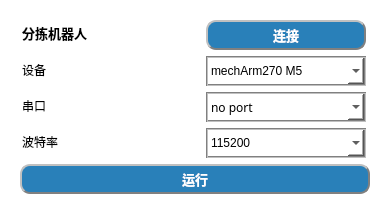
   <widget class="QFrame" name="frame_4">
    <property name="geometry">
     <rect>
      <x>20</x>
      <y>490</y>
      <width>391</width>
      <height>221</height>
     </rect>
    </property>
    <property name="autoFillBackground">
     <bool>false</bool>
    </property>
    <property name="styleSheet">
     <string notr="true">background-color: rgb(255, 255, 255);
border-style:outset;
border-radius:10px;</string>
    </property>
    <property name="frameShape">
     <enum>QFrame::StyledPanel</enum>
    </property>
    <property name="frameShadow">
     <enum>QFrame::Raised</enum>
    </property>
    <widget class="QWidget" name="formLayoutWidget_3">
     <property name="geometry">
      <rect>
       <x>20</x>
       <y>20</y>
       <width>351</width>
       <height>183</height>
      </rect>
     </property>
     <layout class="QFormLayout" name="formLayout_6">
      <item row="0" column="0">
       <widget class="QLineEdit" name="lineEdit_7">
        <property name="minimumSize">
         <size>
          <width>180</width>
          <height>30</height>
         </size>
        </property>
        <property name="maximumSize">
         <size>
          <width>150</width>
          <height>30</height>
         </size>
        </property>
        <property name="font">
         <font>
          <family>微软雅黑</family>
          <pointsize>10</pointsize>
          <weight>75</weight>
          <italic>false</italic>
          <bold>true</bold>
          <kerning>false</kerning>
         </font>
        </property>
        <property name="styleSheet">
         <string notr="true">color: rgb(0, 0, 0);</string>
        </property>
        <property name="text">
         <string notr="true">分拣机器人</string>
        </property>
        <property name="maxLength">
         <number>80</number>
        </property>
        <property name="frame">
         <bool>false</bool>
        </property>
        <property name="dragEnabled">
         <bool>false</bool>
        </property>
        <property name="readOnly">
         <bool>true</bool>
        </property>
       </widget>
      </item>
      <item row="0" column="1">
       <widget class="QPushButton" name="pushButton_R2Connect">
        <property name="minimumSize">
         <size>
          <width>160</width>
          <height>30</height>
         </size>
        </property>
        <property name="maximumSize">
         <size>
          <width>160</width>
          <height>30</height>
         </size>
        </property>
        <property name="font">
         <font>
          <family>微软雅黑</family>
          <pointsize>10</pointsize>
          <weight>75</weight>
          <bold>true</bold>
         </font>
        </property>
        <property name="cursor">
         <cursorShape>PointingHandCursor</cursorShape>
        </property>
        <property name="layoutDirection">
         <enum>Qt::RightToLeft</enum>
        </property>
        <property name="autoFillBackground">
         <bool>false</bool>
        </property>
        <property name="styleSheet">
         <string notr="true">background-color:rgb(41, 128, 185);
color: rgb(255, 255, 255);
border-radius:10px;
border:2px groove gray;
border-style:outset;</string>
        </property>
        <property name="text">
         <string>连接</string>
        </property>
        <property name="iconSize">
         <size>
          <width>40</width>
          <height>30</height>
         </size>
        </property>
        <property name="autoDefault">
         <bool>false</bool>
        </property>
        <property name="flat">
         <bool>false</bool>
        </property>
       </widget>
      </item>
      <item row="1" column="0">
       <widget class="QLineEdit" name="lineEdit_9">
        <property name="minimumSize">
         <size>
          <width>160</width>
          <height>30</height>
         </size>
        </property>
        <property name="maximumSize">
         <size>
          <width>160</width>
          <height>30</height>
         </size>
        </property>
        <property name="font">
         <font>
          <family>宋体</family>
          <pointsize>9</pointsize>
          <weight>50</weight>
          <bold>false</bold>
         </font>
        </property>
        <property name="styleSheet">
         <string notr="true">color: rgb(0, 0, 0);</string>
        </property>
        <property name="text">
         <string>设备</string>
        </property>
        <property name="frame">
         <bool>false</bool>
        </property>
        <property name="readOnly">
         <bool>true</bool>
        </property>
       </widget>
      </item>
      <item row="1" column="1">
       <widget class="QComboBox" name="comboBox_R2device">
        <property name="enabled">
         <bool>true</bool>
        </property>
        <property name="minimumSize">
         <size>
          <width>150</width>
          <height>30</height>
         </size>
        </property>
        <property name="maximumSize">
         <size>
          <width>160</width>
          <height>30</height>
         </size>
        </property>
        <property name="baseSize">
         <size>
          <width>170</width>
          <height>20</height>
         </size>
        </property>
        <property name="layoutDirection">
         <enum>Qt::LeftToRight</enum>
        </property>
        <property name="styleSheet">
         <string notr="true">color: rgb(0, 0, 0);
border-style:inset;
border:2px groove gray;
border-radius:0px;</string>
        </property>
        <item>
         <property name="text">
          <string>mechArm270 M5</string>
         </property>
        </item>
       </widget>
      </item>
      <item row="2" column="0">
       <widget class="QLineEdit" name="lineEdit_8">
        <property name="minimumSize">
         <size>
          <width>160</width>
          <height>30</height>
         </size>
        </property>
        <property name="maximumSize">
         <size>
          <width>160</width>
          <height>30</height>
         </size>
        </property>
        <property name="font">
         <font>
          <family>宋体</family>
          <pointsize>9</pointsize>
          <weight>50</weight>
          <bold>false</bold>
         </font>
        </property>
        <property name="styleSheet">
         <string notr="true">color: rgb(0, 0, 0);</string>
        </property>
        <property name="text">
         <string>串口</string>
        </property>
        <property name="frame">
         <bool>false</bool>
        </property>
        <property name="readOnly">
         <bool>true</bool>
        </property>
       </widget>
      </item>
      <item row="3" column="0">
       <widget class="QLineEdit" name="lineEdit_10">
        <property name="minimumSize">
         <size>
          <width>160</width>
          <height>30</height>
         </size>
        </property>
        <property name="maximumSize">
         <size>
          <width>160</width>
          <height>30</height>
         </size>
        </property>
        <property name="font">
         <font>
          <family>宋体</family>
          <pointsize>9</pointsize>
          <weight>50</weight>
          <bold>false</bold>
         </font>
        </property>
        <property name="styleSheet">
         <string notr="true">color: rgb(0, 0, 0);</string>
        </property>
        <property name="text">
         <string>波特率</string>
        </property>
        <property name="frame">
         <bool>false</bool>
        </property>
        <property name="readOnly">
         <bool>true</bool>
        </property>
       </widget>
      </item>
      <item row="3" column="1">
       <widget class="QComboBox" name="comboBox_R2baud">
        <property name="minimumSize">
         <size>
          <width>150</width>
          <height>30</height>
         </size>
        </property>
        <property name="maximumSize">
         <size>
          <width>160</width>
          <height>30</height>
         </size>
        </property>
        <property name="styleSheet">
         <string notr="true">color: rgb(0, 0, 0);
border-style:inset;
border:2px groove gray;
border-radius:0px;</string>
        </property>
        <item>
         <property name="text">
          <string>115200</string>
         </property>
        </item>
        <item>
         <property name="text">
          <string>1000000</string>
         </property>
        </item>
       </widget>
      </item>
      <item row="4" column="0" colspan="2">
       <widget class="QPushButton" name="pushButton_R2run">
        <property name="minimumSize">
         <size>
          <width>310</width>
          <height>30</height>
         </size>
        </property>
        <property name="maximumSize">
         <size>
          <width>350</width>
          <height>30</height>
         </size>
        </property>
        <property name="font">
         <font>
          <family>微软雅黑</family>
          <pointsize>10</pointsize>
          <weight>75</weight>
          <bold>true</bold>
         </font>
        </property>
        <property name="cursor">
         <cursorShape>PointingHandCursor</cursorShape>
        </property>
        <property name="layoutDirection">
         <enum>Qt::LeftToRight</enum>
        </property>
        <property name="autoFillBackground">
         <bool>false</bool>
        </property>
        <property name="styleSheet">
         <string notr="true">background-color: rgb(41, 128, 185);
color: rgb(255, 255, 255);
border-radius:10px;
border:2px groove gray;
border-style:outset;</string>
        </property>
        <property name="text">
         <string>运行</string>
        </property>
       </widget>
      </item>
      <item row="2" column="1">
       <widget class="QComboBox" name="comboBox_R2port">
        <property name="enabled">
         <bool>true</bool>
        </property>
        <property name="minimumSize">
         <size>
          <width>150</width>
          <height>30</height>
         </size>
        </property>
        <property name="maximumSize">
         <size>
          <width>160</width>
          <height>30</height>
         </size>
        </property>
        <property name="baseSize">
         <size>
          <width>120</width>
          <height>20</height>
         </size>
        </property>
        <property name="font">
         <font>
          <family>宋体</family>
          <pointsize>9</pointsize>
          <weight>50</weight>
          <bold>false</bold>
         </font>
        </property>
        <property name="styleSheet">
         <string notr="true">color: rgb(0, 0, 0);
border-style:inset;
border:2px groove gray;
border-radius:0px;</string>
        </property>
        <property name="iconSize">
         <size>
          <width>40</width>
          <height>20</height>
         </size>
        </property>
        <item>
         <property name="text">
          <string>no port</string>
         </property>
        </item>
       </widget>
      </item>
     </layout>
    </widget>
   </widget>
